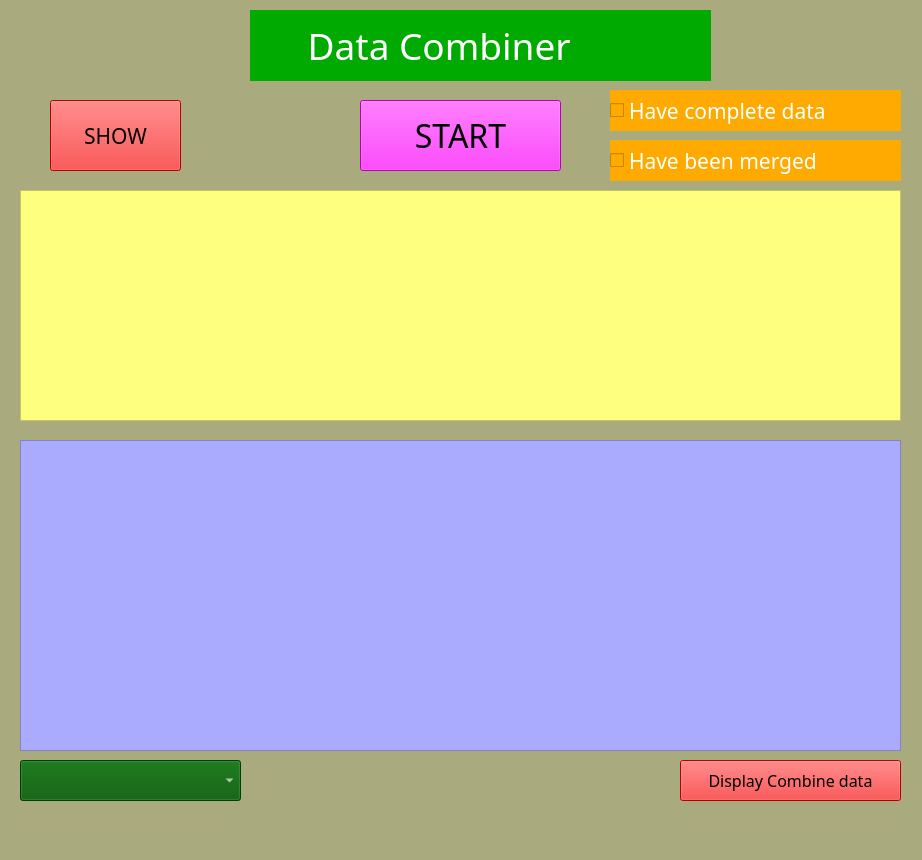
<?xml version="1.0" encoding="UTF-8"?>
<ui version="4.0">
 <class>MainWindow</class>
 <widget class="QMainWindow" name="MainWindow">
  <property name="geometry">
   <rect>
    <x>0</x>
    <y>0</y>
    <width>922</width>
    <height>860</height>
   </rect>
  </property>
  <property name="windowTitle">
   <string>MainWindow</string>
  </property>
  <property name="styleSheet">
   <string notr="true">background-color: rgb(170, 170, 127);</string>
  </property>
  <widget class="QWidget" name="centralwidget">
   <widget class="QLabel" name="label">
    <property name="geometry">
     <rect>
      <x>250</x>
      <y>10</y>
      <width>461</width>
      <height>71</height>
     </rect>
    </property>
    <property name="font">
     <font>
      <family>微軟正黑體</family>
      <pointsize>28</pointsize>
     </font>
    </property>
    <property name="styleSheet">
     <string notr="true">color: rgb(255, 255, 255);
background-color: rgb(0, 170, 0);</string>
    </property>
    <property name="text">
     <string>      Data Combiner</string>
    </property>
   </widget>
   <widget class="QCheckBox" name="have_complete_data_checkBox">
    <property name="geometry">
     <rect>
      <x>610</x>
      <y>90</y>
      <width>291</width>
      <height>41</height>
     </rect>
    </property>
    <property name="font">
     <font>
      <family>微軟正黑體</family>
      <pointsize>16</pointsize>
     </font>
    </property>
    <property name="styleSheet">
     <string notr="true">color: rgb(255, 255, 255);
background-color: rgb(255, 170, 0);</string>
    </property>
    <property name="text">
     <string>Have complete data</string>
    </property>
   </widget>
   <widget class="QTableWidget" name="data_list_tableWidget">
    <property name="geometry">
     <rect>
      <x>20</x>
      <y>190</y>
      <width>881</width>
      <height>231</height>
     </rect>
    </property>
    <property name="styleSheet">
     <string notr="true">background-color: rgb(255, 255, 255);
background-color: rgb(85, 170, 255);
background-color: rgb(255, 255, 127);</string>
    </property>
   </widget>
   <widget class="QCheckBox" name="have_been_merged_checkBox">
    <property name="geometry">
     <rect>
      <x>610</x>
      <y>140</y>
      <width>291</width>
      <height>41</height>
     </rect>
    </property>
    <property name="font">
     <font>
      <family>微軟正黑體</family>
      <pointsize>16</pointsize>
     </font>
    </property>
    <property name="styleSheet">
     <string notr="true">color: rgb(255, 255, 255);
background-color: rgb(255, 170, 0);</string>
    </property>
    <property name="text">
     <string>Have been merged</string>
    </property>
   </widget>
   <widget class="QPushButton" name="start_pushButton">
    <property name="geometry">
     <rect>
      <x>360</x>
      <y>100</y>
      <width>201</width>
      <height>71</height>
     </rect>
    </property>
    <property name="font">
     <font>
      <family>微軟正黑體</family>
      <pointsize>24</pointsize>
     </font>
    </property>
    <property name="styleSheet">
     <string notr="true">background-color: rgb(255, 0, 255);</string>
    </property>
    <property name="text">
     <string>START</string>
    </property>
   </widget>
   <widget class="QPushButton" name="show_pushButton">
    <property name="geometry">
     <rect>
      <x>50</x>
      <y>100</y>
      <width>131</width>
      <height>71</height>
     </rect>
    </property>
    <property name="font">
     <font>
      <family>微軟正黑體</family>
      <pointsize>16</pointsize>
     </font>
    </property>
    <property name="styleSheet">
     <string notr="true">background-color: rgb(255, 0, 255);
background-color: rgb(255, 0, 0);</string>
    </property>
    <property name="text">
     <string>SHOW</string>
    </property>
   </widget>
   <widget class="QTableWidget" name="merged_data_list_tableWidget">
    <property name="geometry">
     <rect>
      <x>20</x>
      <y>440</y>
      <width>881</width>
      <height>311</height>
     </rect>
    </property>
    <property name="styleSheet">
     <string notr="true">background-color: rgb(170, 170, 255);</string>
    </property>
   </widget>
   <widget class="QPushButton" name="display_combine_data_pushButton">
    <property name="geometry">
     <rect>
      <x>680</x>
      <y>760</y>
      <width>221</width>
      <height>41</height>
     </rect>
    </property>
    <property name="font">
     <font>
      <family>微軟正黑體</family>
      <pointsize>12</pointsize>
     </font>
    </property>
    <property name="styleSheet">
     <string notr="true">background-color: rgb(255, 0, 255);
background-color: rgb(255, 0, 0);</string>
    </property>
    <property name="text">
     <string>Display Combine data</string>
    </property>
   </widget>
   <widget class="QComboBox" name="now_show_patient_information_ComboBox">
    <property name="geometry">
     <rect>
      <x>20</x>
      <y>760</y>
      <width>221</width>
      <height>41</height>
     </rect>
    </property>
    <property name="font">
     <font>
      <family>微軟正黑體</family>
      <pointsize>12</pointsize>
     </font>
    </property>
    <property name="styleSheet">
     <string notr="true">background-color: rgb(0, 85, 0);
selection-color: rgb(255, 255, 255);
selection-background-color: rgb(0, 85, 0);
color: rgb(255, 255, 255);</string>
    </property>
   </widget>
  </widget>
  <widget class="QMenuBar" name="menubar">
   <property name="geometry">
    <rect>
     <x>0</x>
     <y>0</y>
     <width>922</width>
     <height>25</height>
    </rect>
   </property>
  </widget>
  <widget class="QStatusBar" name="statusbar"/>
 </widget>
 <resources/>
 <connections/>
</ui>
